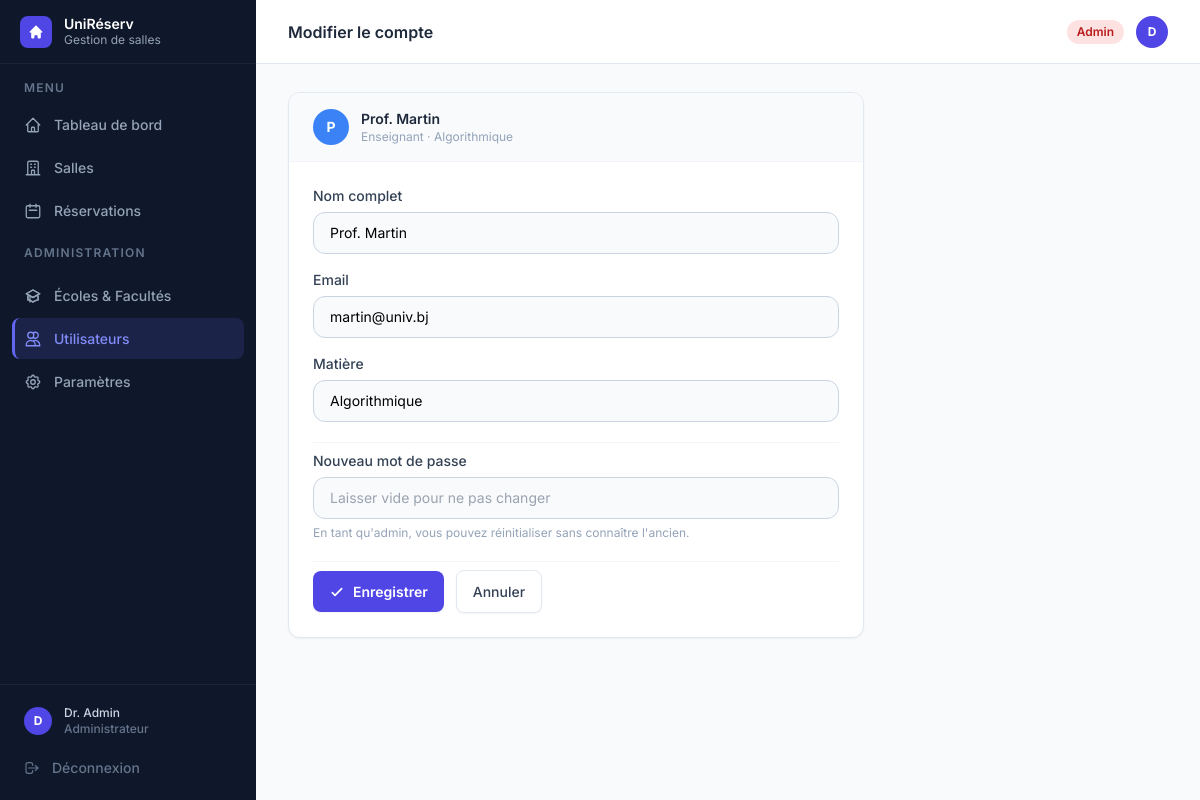
The app's page /utilisateurs/2/modifier (signed in), older data.
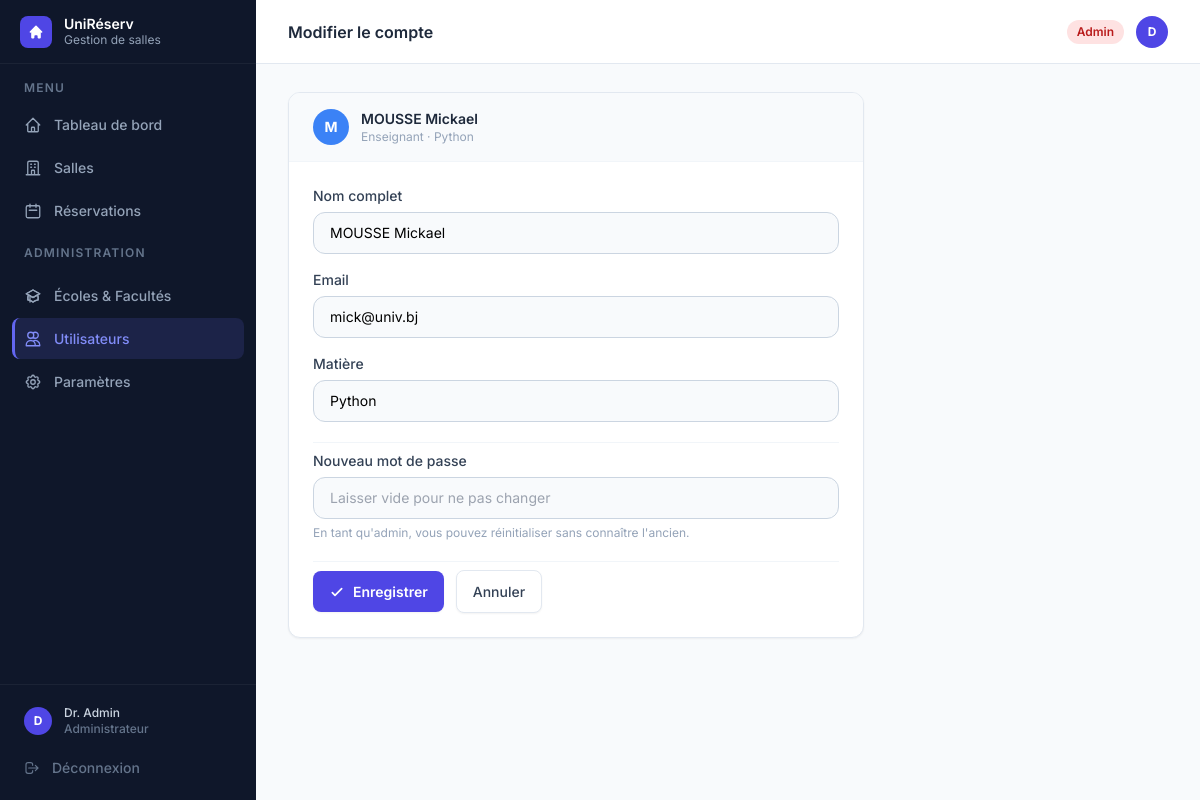
The same page, newer data.
### tables this page shows
CREATE TABLE utilisateurs (
            id               INTEGER PRIMARY KEY,
            nom              TEXT    NOT NULL,
            email            TEXT    NOT NULL UNIQUE,
            login            TEXT    NOT NULL UNIQUE,
            mot_de_passe     TEXT    NOT NULL,
            role             TEXT    NOT NULL,
            date_inscription TEXT    NOT NULL,
            matricule        TEXT,
            classe           TEXT,
            matiere          TEXT
        , ecole_id INTEGER, unite_formation_id INTEGER);

### app.py (the view, shortened to what this page needs)
@app.route("/utilisateurs/<int:user_id>/modifier", methods=["GET", "POST"])
@login_required
@admin_required
def utilisateurs_modifier(user_id):
    bd = get_bd()
    u  = bd.charger_utilisateur_par_id(user_id)
    if not u:
        flash("Utilisateur introuvable.", "error")
        return redirect(url_for("utilisateurs"))
    return render_template("utilisateur_modifier.html", active="utilisateurs", u=u)

### app.py (called while the page is built)
def get_bd():
    return BaseDonneesSQLite()

def login_required(f):
    @wraps(f)
    def decorated(*args, **kwargs):
        if "user_id" not in session:
            return redirect(url_for("login"))
        return f(*args, **kwargs)
    return decorated

def admin_required(f):
    @wraps(f)
    def decorated(*args, **kwargs):
        if session.get("user_role") != "admin":
            flash("Accès réservé aux administrateurs.", "error")
            return redirect(url_for("dashboard"))
        return f(*args, **kwargs)
    return decorated

### models/utilisateur.py (called while the page is built)
    @id.setter
    def id(self, valeur: int):
        if self.__id is None:
            self.__id = valeur

    @property
    def nom(self) -> str:
        return self.__nom

    @property
    def email(self) -> str:
        return self.__email

    @property
    def role(self) -> str:
        return "enseignant"

    @property
    def matiere(self) -> str:
        return self.__matiere

### templates/utilisateur_modifier.html (shortened to what this page needs)
{% extends "base.html" %}
{% block heading %}Modifier le compte{% endblock %}
{% block content %}
<div class="max-w-xl">
  <div class="bg-white rounded-xl border border-slate-200 shadow-sm overflow-hidden">
    <div class="px-6 py-4 border-b border-slate-100 bg-slate-50 flex items-center gap-3">
      <div class="w-9 h-9 rounded-full flex items-center justify-center text-white text-sm font-bold shrink-0
        {% if u.role=='admin' %}bg-red-500{% elif u.role=='responsable' %}bg-amber-500{% elif u.role=='enseignant' %}bg-blue-500{% else %}bg-indigo-500{% endif %}">
        {{ u.nom[0].upper() }}
      </div>
      <div>
        <p class="font-semibold text-slate-800 text-sm">{{ u.nom }}</p>
        <p class="text-xs text-slate-400">
          {% if u.role=='admin' %}Administrateur{% elif u.role=='responsable' %}Responsable · {{ u.classe }}{% elif u.role=='enseignant' %}Enseignant · {{ u.matiere or '—' }}{% else %}Étudiant · {{ u.classe or '—' }}{% endif %}
        </p>
      </div>
    </div>
    <div class="px-6 py-6">
      <form method="POST" class="space-y-5">
        <div class="grid grid-cols-2 gap-4">
          <div class="col-span-2">
            <label class="block text-sm font-medium text-slate-700 mb-1.5">Nom complet</label>
            <input type="text" name="nom" value="{{ u.nom }}"
              class="w-full rounded-xl border border-slate-300 bg-slate-50 px-4 py-2.5 text-sm focus:outline-none focus:ring-2 focus:ring-indigo-500 focus:bg-white transition-all"/>
          </div>
          <div class="col-span-2">
            <label class="block text-sm font-medium text-slate-700 mb-1.5">Email</label>
            <input type="email" name="email" value="{{ u.email }}"
              class="w-full rounded-xl border border-slate-300 bg-slate-50 px-4 py-2.5 text-sm focus:outline-none focus:ring-2 focus:ring-indigo-500 focus:bg-white transition-all"/>
          </div>
          {% if u.role == 'enseignant' %}
          <div class="col-span-2">
            <label class="block text-sm font-medium text-slate-700 mb-1.5">Matière</label>
            <input type="text" name="matiere" value="{{ u.matiere or '' }}" placeholder="ex : Algorithmique"
              class="w-full rounded-xl border border-slate-300 bg-slate-50 px-4 py-2.5 text-sm focus:outline-none focus:ring-2 focus:ring-indigo-500 focus:bg-white transition-all"/>
          </div>
          {% endif %}
        </div>
        <div class="pt-2 border-t border-slate-100">
          <label class="block text-sm font-medium text-slate-700 mb-1.5">Nouveau mot de passe</label>
          <input type="password" name="nouveau_mot_de_passe" minlength="6"
            placeholder="Laisser vide pour ne pas changer"
            class="w-full rounded-xl border border-slate-300 bg-slate-50 px-4 py-2.5 text-sm focus:outline-none focus:ring-2 focus:ring-indigo-500 focus:bg-white transition-all"/>
          <p class="mt-1.5 text-xs text-slate-400">En tant qu'admin, vous pouvez réinitialiser sans connaître l'ancien.</p>
        </div>
        <div class="flex items-center gap-3 pt-2 border-t border-slate-100">
          <button type="submit" class="btn-primary">
            <svg class="w-4 h-4" fill="none" stroke="currentColor" stroke-width="2.5" viewBox="0 0 24 24"><path stroke-linecap="round" stroke-linejoin="round" d="M5 13l4 4L19 7"/></svg>
            Enregistrer
          </button>
          <a href="{{ url_for('utilisateurs') }}" class="btn-secondary">Annuler</a>
        </div>
      </form>
    </div>
  </div>
</div>
{% endblock %}

Row changes from the older to the newer data that the page shows:
changed utilisateurs: nom "P" → "M"; nom "Prof. Martin" → "MOUSSE Mickael"; matiere "Algorithmique" → "Python"; email "martin@univ.bj" → "mick@univ.bj"
